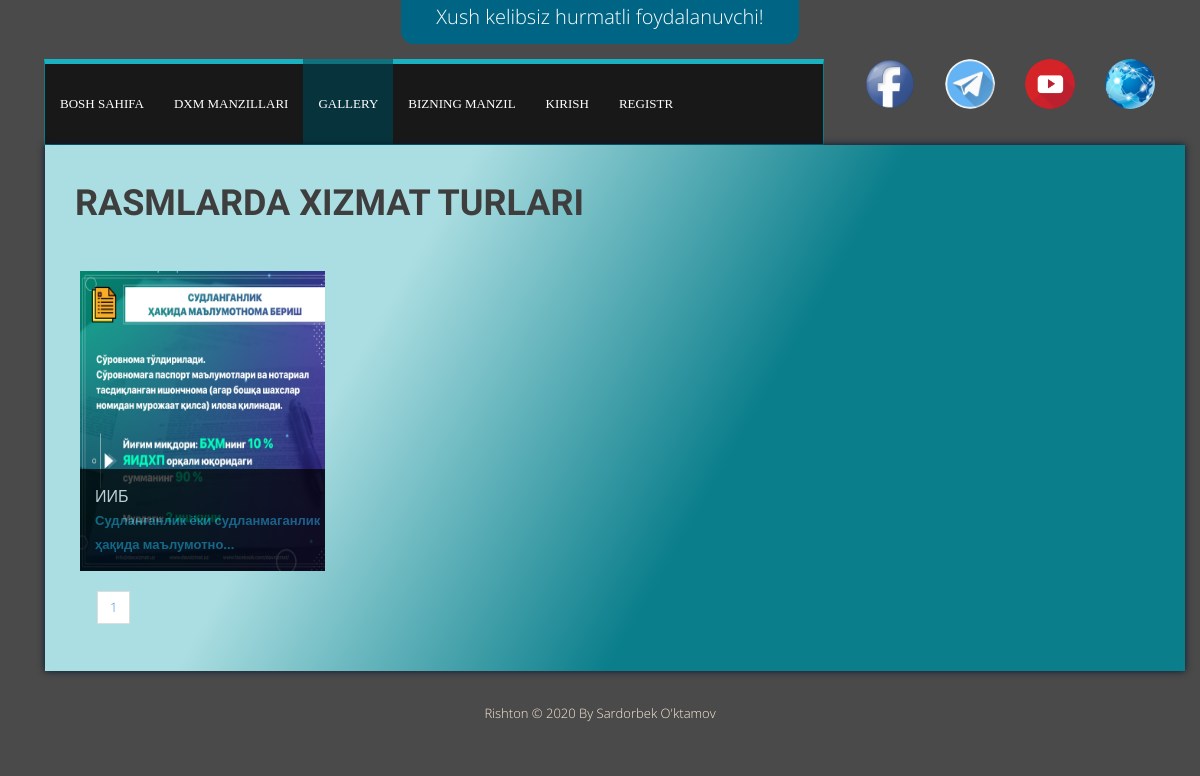
Page /gallery/ on the committed database.
### myapp/models.py (models this page shows)
class Galereya(models.Model):
    rasm = models.ImageField(upload_to='galereya/', blank=True)
    sarlavha = models.CharField(max_length=200, blank=True)
    matn = models.TextField(max_length=300, blank=True)
    sana = models.DateField(null=True, blank=True)
    vaqt = models.TimeField(auto_now_add=True, null=True, blank=True)
    class Meta:
        verbose_name = "galereya"
        verbose_name_plural = "Galereya"

### myapp/views.py (the view)
# urls.py: path('gallery/', views.gallery, name='gallery'),
def gallery(request):
    image = Galereya.objects.order_by('-sana')
    pgn = Paginator(image, 8)
    page_num = request.GET.get('page', 1)
    try:
        page = pgn.page(page_num)
    except EmptyPage:
        page = pgn.page(1)
    return render(request, 'gallery.html', {'image': page})

### myapp/templates/gallery.html (shortened to what this page needs)
{% extends 'base.html' %}
{% load static %}
{% block menu %}
<ul class="nav navbar-nav" >
    <div >
    <div class="nav navbar-nav">
    <li ><a href="/">BOSH SAHIFA</a></li>
    <li><a href="{% url 'markazlar' %}">DXM MANZILLARI</a></li>
    <li class="current"><a href="{% url 'gallery' %}">GALLERY</a></li>
    <li><a href="{% url 'about' %}">BIZNING MANZIL</a></li>
    {% if user.is_authenticated %}
    <input type='hidden'>
    {% else %}
    <li><a href="{% url 'login_user' %}">KIRISH</a></li>
    <li><a href="{% url 'signup' %}">REGISTR</a></li>
    </div>
    <div>
    {% endif %}
    </div></div>
</ul>
{% endblock menu %}
{% block content %}
<div class="container ">
  <div class="row ">
      <div class="col-md-12">
          <div class="templatemo_gallery_left shadow">
            <div class="templatemo_gallerymid_title">RASMLARDA XIZMAT TURLARI</div>
            {% if image %}
                {% for i in image %}
                <div class="col-sm-3 margin30">
                <img src="{{i.rasm.url}}" alt="gallery 1">
                    <div class="over">
                  {% if i.sarlavha %}<span class="title"><a href="{% url 'onegallery' i.id %}"> {{i.sarlavha|safe | truncatechars:50}} </a></span> {% endif %}
                    {% if i.matn %}<span class="text" ><a href="{% url 'onegallery' i.id %}"> {{i.matn|safe | truncatechars:50}} </a></span>{% endif %}
                    </div>
               </div>
                {% endfor %}
            {% else %}
              <h2>Rasmlar mavjud emas!</h2>
            {% endif %}
           <div class="col-md-12" style="padding-left: 33px">
              <nav aria-label="Page navigation example">
                  <ul class="pagination">
                      {% for i in image.paginator.page_range %}
                      <li class="page-item"><a class="page-link " href="?page={{i}}" >{{i}}</a></li>
                      {% endfor %}
                  </ul>
              </nav>
          </div>
        </div>
      </div>
  </div>
</div>
{% endblock %}

### myapp/templates/base.html (shortened to what this page needs)
{% load static %}
<!doctype html>
<html lang="en">
<head>
    <link rel="stylesheet" href="{% static 'blog/css/font-awesome.min.css' %}">
    <link rel="stylesheet" href="{% static 'blog/css/bootstrap.min.css' %}">
    <link rel="stylesheet" href="{% static 'blog/css/jquery-ui.css' %}"/>
    <link rel="stylesheet" href="{% static 'blog/css/templatemo_misc.css' %}">
    <link rel="stylesheet" href="{% static 'blog/css/templatemo_style.css' %}">
    <link rel="stylesheet" href="{% static 'blog/css/style.css' %}">
</head>
<body>
<div class="container" style="display: flex; justify-content: center;">
    <div class="user_name">
        <p class="mr-5 mt-2">Xush kelibsiz {% if user.is_authenticated %}
            <b> {{ user.first_name }} {{ user.last_name }}</b> {% else %} hurmatli foydalanuvchi{% endif %}!</p>
    </div>
</div>
<div class="container menu" style="margin-top: 15px;">
    <div class="row">
        <div class="col-sm-4">
            <div class="container-fluid" style="display: flex; justify-content: center; align-items: center;">&nbsp;&nbsp;&nbsp;
                <div class="col-sm-1 col-lg-1 col-xs-1 col-md-1">&nbsp;</div>
                <div class="col-sm-3 col-lg-3 col-xs-3 col-md-3"><a
                        href="https://www.facebook.com/fargona.davlatxizmatlariboshqarmasi"><img class="logo-hover"
                                                                                                 src="{% static 'blog/images/logos/pngegg.png' %}"
                                                                                                 alt=""></a></div>
                <div class="col-sm-3 col-lg-3 col-xs-3 col-md-3"><a href="https://t.me/davxizmat"><img
                        class="logo-hover" src="{% static 'blog/images/logos/TELEGRAM1.png' %}" alt=""></a></div>
                <div class="col-sm-3 col-lg-3 col-xs-3 col-md-3"><a
                        href="https://www.youtube.com/c/Davlatxizmatlariagentligi"><img class="logo-hover" id="youtube"
                                                                                        src="{% static 'blog/images/logos/youtube11.png' %}"
                                                                                        alt=""></a></div>
                <div class="col-sm-3 col-lg-3 col-xs-3 col-md-3"><a href="https://davxizmat.uz/"><img class="logo-hover"
                                                                                                      src="{% static 'blog/images/logos/www4.png' %}"
                                                                                                      alt=""></a></div>
            </div>
        </div>
        <div class="col-sm-8" style=" position: relative; left: 14px">
            <nav class="navbar navbar-default" role="navigation">
                <div class="container-fluid">
                    <div id="top-menu">
                        <div class="collapse navbar-collapse main_menu" id="bs-example-navbar-collapse-1">
                            {% block menu %}
                            {% endblock menu %}
                        </div>
                    </div>
            </nav>
        </div>
    </div>
</div>
<div class="container">
    {% block content %}
    {% endblock content %}
</div>
<div class="container">
    <div class="row">
        <div class="col-md-12 margin30 center">Rishton &copy; 2020 By {% if request.user.is_superuser %}<a href="/adminstrator/">{% endif %} Sardorbek O'ktamov </a></div>
        <div class="margin30">&nbsp;</div>
    </div>
</div>
</html>

### static/blog/css/templatemo_style.css (style rules this page uses)
body { max-width: 100%; font: 13px/1.85em 'Open Sans', Arial, Helvetice Neue, sans-serif; color: #fff; font-weight: 300; font-style: normal; -webkit-font-smoothing: antialiased; -webkit-text-size-adjust: 100%; background: url(../images/templatemo_pagebg.jpg) no-repeat #01090c top center; background-attachment: fixed; }
img { width: 100%; }
a, a:hover, a:focus { text-decoration: none; color: #ffffff; }
.shadow { box-shadow: 0px 0px 7px #011933; }
.margin30 { margin-top: 30px; }
.center { text-align: center; }
.menu { margin-top: 50px; }
.navbar { border-radius: 0px; min-height: 80px; }
.navbar-default { background: none; border: none; margin: 0px; background: #181818; border-top: 5px solid #1ab2c0; border-left: 1px solid #0a7e8b; border-right: 1px solid #0a7e8b; border-bottom: 1px solid #0a7e8b; }
.navbar-default .navbar-collapse, .navbar-default .navbar-form { border-color: #000; }
.navbar-nav { width: 100%; }
.navbar-default .navbar-nav>li>a { color: #fff; }
.navbar-default .navbar-collapse ul { padding: 0px; margin: 0px; float: left; }
.navbar-default .navbar-collapse ul li { padding: 0px; margin: 0px; }
.navbar-default .navbar-collapse ul li.current { background: #07343c; color: #02e0f8; }
.navbar-collapse { padding: 0px; }
.templatemo_gallery_left { background-image: linear-gradient(120deg, #abdee2 30%, #0a7e8b 60%, #0a7e8b 10%); float: left; padding: 20px; width: 100%; }
.templatemo_gallery_left .col-sm-3 img { height: 300px; }
.templatemo_gallerymid_title { font-size: 36px; line-height: 36px; color: #3e3e3e; font-family: 'Oswald', sans-serif; font-weight: bold; margin: 20px 10px; }
.templatemo_gallery_left .over { position: absolute; background: #000000; bottom: 0; opacity: 0.7; right: 15px; left: 15px; padding: 15px 0px; }
.templatemo_gallery_left .over span.title { margin-left: 15px; font-size: 16px; color: #ffffff; float: left; }
.templatemo_gallery_left .over span.text a { margin-left: 15px; color: #127390; width: 100%; float: left; font-weight: bold; }
@media (min-width: 767px) { .container-fluid { padding: 0px; margin: 0px; } }
@media (min-width: 767px) { .nav>li>a { padding: 0px 25px; line-height: 80px; } }
@media (min-width: 767px) { .menu .col-sm-8, .menu .col-sm-4 { float: right; } }
@media (min-width: 767px) { .navbar-default .navbar-collapse ul li.current { border-top: 5px solid #0f707e; margin-top: -5px; } }
@media (min-width: 992px) { .navbar-default { margin-right: -30px; } }

### static/blog/css/style.css (style rules this page uses)
body { background-color: rgb(75, 74, 74); color: antiquewhite; }
.logo-hover { border-radius: 110%; }
.main_menu .navbar-nav li a { font-family: tahoma; padding-left: 15px; padding-right: 15px; }
.user_name { color: rgb(255, 255, 255); font-size: 20px; text-align: center; display: flex; align-items: center; justify-content: center; border-radius: 0px 0px 13px 13px; padding: 5px 35px; background: #006584; }

### rows in the picture
Galereya: rasm (picture), sarlavha "ИИБ", matn "Судланганлик ёки судланмаганлик ҳақида маълумотно…"

### other values in the picture
{{ i }} "1"
